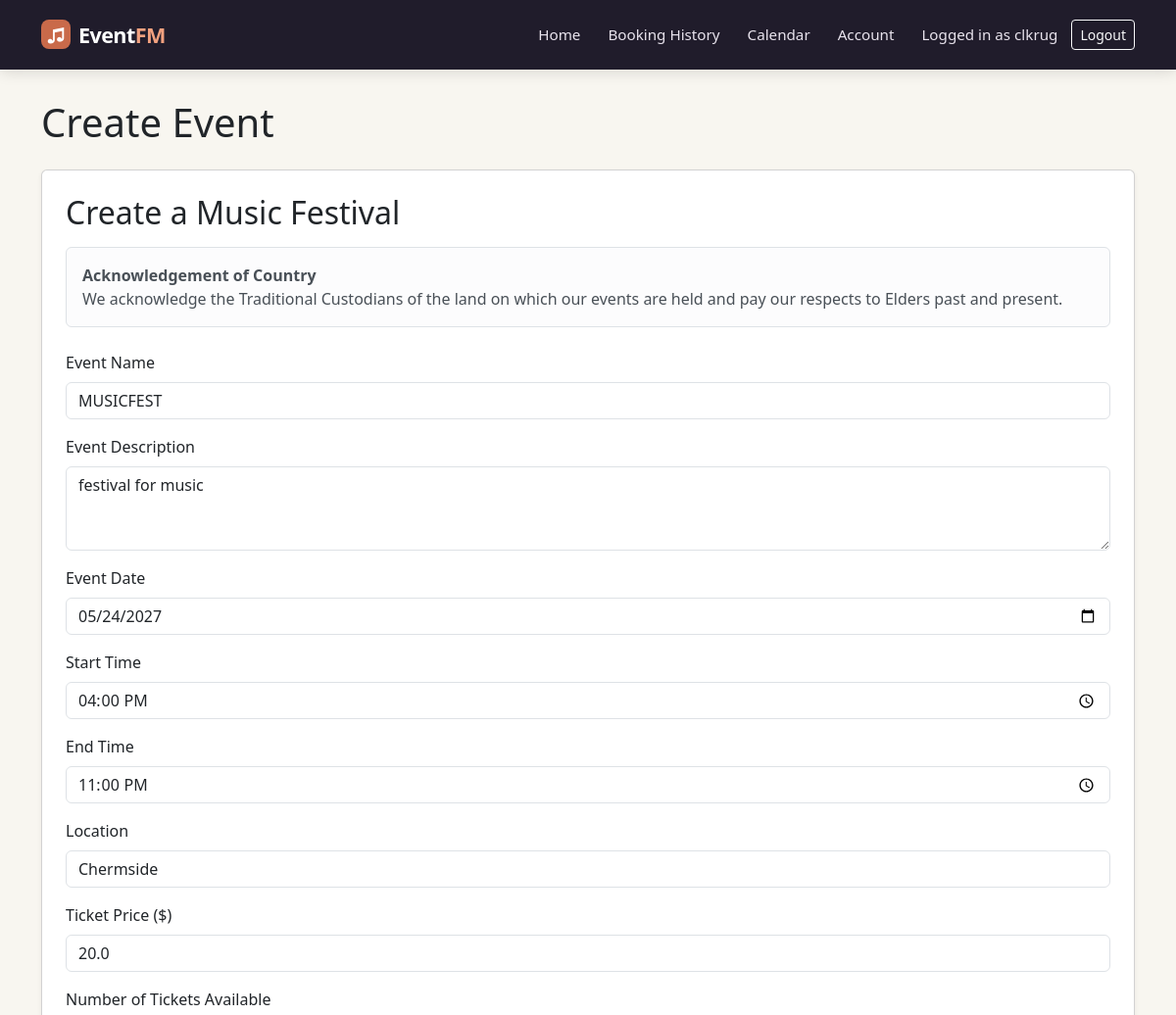
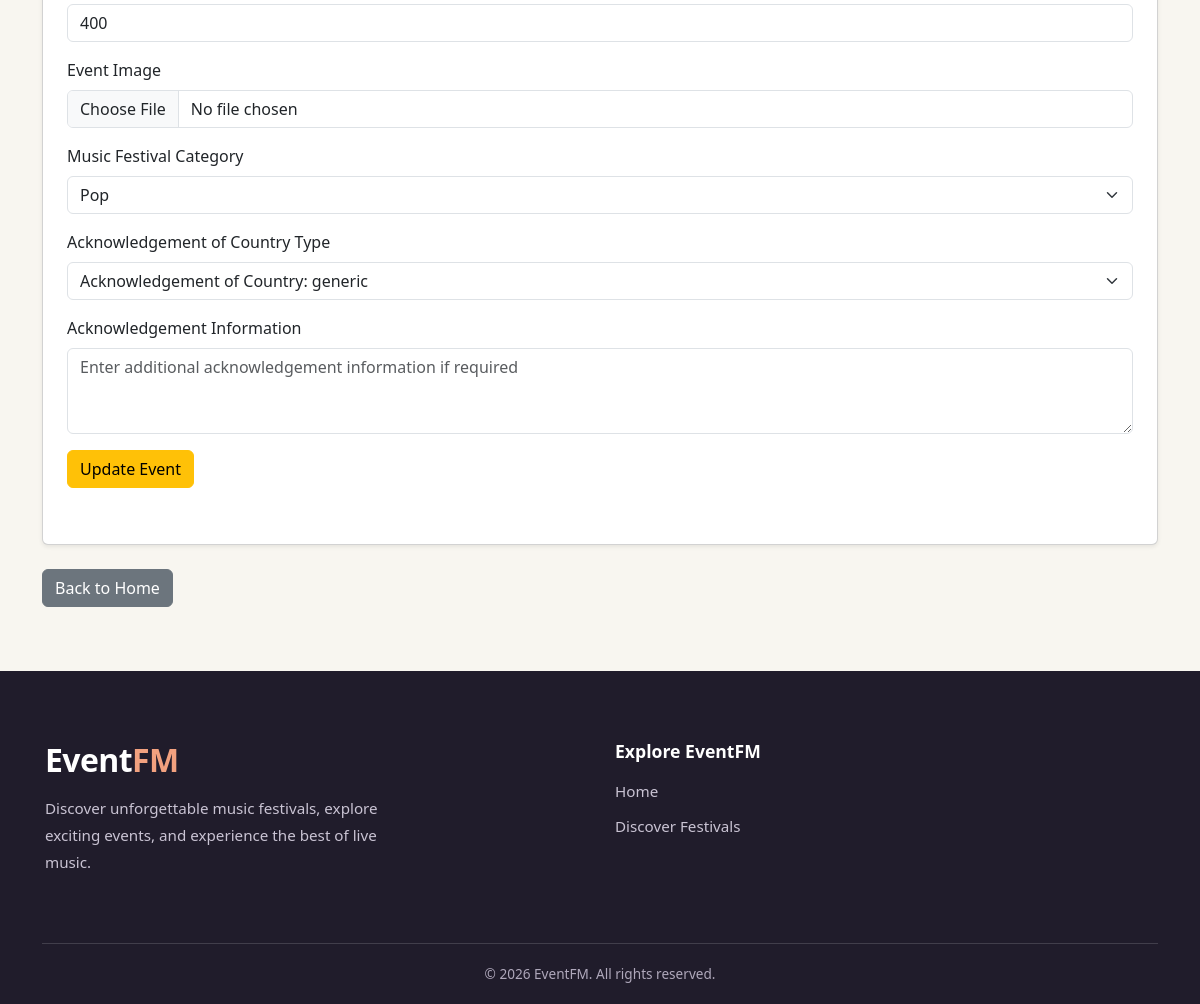
Page /event/1/edit (signed in) on the committed database (2 pictures, top to bottom).
### website/models.py (models this page shows, shortened)
class User(db.Model, UserMixin):
    __tablename__ = 'users'
    id = db.Column(db.Integer, primary_key=True)
    name = db.Column(db.String(100), unique=True, nullable=False)
    first_name = db.Column(db.String(100), nullable=False)
    surname = db.Column(db.String(100), nullable=False)
    emailid = db.Column(db.String(100), unique=True, nullable=False)
    password_hash = db.Column(db.String(200), nullable=False)
    contact_number = db.Column(db.String(20), nullable=False)
    street_address = db.Column(db.String(200), nullable=False)
    user_type = db.Column(db.String(50), nullable=False)
    events = db.relationship('Event', backref='owner', lazy=True)
    comments = db.relationship('Comment', backref='author', lazy=True)
    orders = db.relationship('Order', backref='user', lazy=True)

class Event(db.Model):
    __tablename__ = 'events'
    id = db.Column(db.Integer, primary_key=True)
    title = db.Column(db.String(200), nullable=False)
    description = db.Column(db.Text, nullable=False)
    date = db.Column(db.Date, nullable=False)
    start_time = db.Column(db.Time, nullable=False)
    end_time = db.Column(db.Time, nullable=False)
    location = db.Column(db.String(200), nullable=False)
    genre = db.Column(db.String(30), nullable=False)
    price = db.Column(db.Float, nullable=False)
    capacity = db.Column(db.Integer, nullable=False)
    image_filename = db.Column(db.String(200))
    status = db.Column(db.String(20), nullable=False, default='Open')
    acknowledgement_type = db.Column(db.String(20), nullable=False, default='none')
    acknowledgement_text = db.Column(db.Text)
    user_id = db.Column(db.Integer, db.ForeignKey('users.id'), nullable=False) #Links to user who created it (User.ID = Foreign Key)
    comments = db.relationship('Comment', backref='event', lazy=True)
    orders = db.relationship('Order', backref='event', lazy=True)
    chunks = db.relationship('EventChunk', backref='event', lazy=True, cascade='all, delete-orphan')

### website/views.py (the view, shortened to what this page needs)
@main_bp.route('/event/<int:event_id>/edit', methods=['GET', 'POST'])
@login_required
def edit_event(event_id):
    event = Event.query.get_or_404(event_id)
    if event.user_id != current_user.id:
        return redirect(url_for('main.event_details', event_id=event.id))
    form = EventForm(obj=event)
    return render_template('create-event.html', form=form, editing=True)

### website/forms.py
class EventForm(FlaskForm):
    title = StringField("Event Name", validators=[InputRequired(), Length(max=200)])
    description = TextAreaField("Event Description", validators=[InputRequired()])
    date = DateField("Event Date", validators=[InputRequired()])
    start_time = TimeField("Start Time", validators=[InputRequired()])
    end_time = TimeField("End Time", validators=[InputRequired()])
    location = StringField("Location", validators=[InputRequired(), Length(max=200)])
    price = FloatField("Ticket Price ($)", validators=[InputRequired(), NumberRange(min=0)])
    capacity = IntegerField("Number of Tickets Available", validators=[InputRequired(), NumberRange(min=1)])
    image = FileField("Event Image", validators=[FileAllowed(['jpg', 'jpeg', 'png', 'webp'], 'Images only')])
    genre = SelectField("Music Genre", choices=GENRE_CHOICES, validators=[InputRequired()])
    acknowledgement_type = SelectField("Acknowledgement of Country", choices=AOC_CHOICES,
                                        default='none', validators=[InputRequired()])
    acknowledgement_text = TextAreaField("Acknowledgement Text")
    submit = SubmitField("Create Event")

### website/templates/create-event.html (shortened to what this page needs)
{% extends "base.html" %}
{% block content %}
<div class="container">
    <h1>Create Event</h1>
        <div class="card mt-4 mb-4 shadow-sm">
            <div class="card-body p-4">
                <h2 class="card-title mb-3">Create a Music Festival</h2>
            <div class="alert alert-light border mb-4">
            <strong>Acknowledgement of Country</strong>
            <p class="mb-0">
            We acknowledge the Traditional Custodians of the land on which our events are held and pay our respects to Elders past and present.
            </p>
        </div>
            <form method="POST" enctype="multipart/form-data" class="mb-3">
                <div class="mb-3">
                    <label for="eventName" class="form-label">Event Name</label>
                    {{ form.title(class="form-control", id="eventName", placeholder="Enter music festival name") }}
                </div>
                <div class="mb-3">
                    <label for="eventDescription" class="form-label">Event Description</label>
                    {{ form.description(class="form-control", id="eventDescription", rows="3", placeholder="Describe the music festival, artists, and event details") }}
                </div>
                <div class="mb-3">
                    <label for="eventDate" class="form-label">Event Date</label>
                    {{ form.date(class="form-control", id="eventDate") }}
                </div>
                <div class="mb-3">
                    <label for="startTime" class="form-label">Start Time</label>
                    {{ form.start_time(class="form-control", id="startTime") }}
                </div>
                <div class="mb-3">
                    <label for="endTime" class="form-label">End Time</label>
                    {{ form.end_time(class="form-control", id="endTime") }}
                </div>
                <div class="mb-3">
                    <label for="eventLocation" class="form-label">Location</label>
                    {{ form.location(class="form-control", id="eventLocation", placeholder="Enter event location") }}
                </div>
                <div class="mb-3">
                    <label for="ticketPrice" class="form-label">Ticket Price ($)</label>
                    {{ form.price(class="form-control", id="ticketPrice", min="0", step="0.01", placeholder="Enter ticket price") }}
                </div>
                <div class="mb-3">
                    <label for="ticketCapacity" class="form-label">Number of Tickets Available</label>
                    {{ form.capacity(class="form-control", id="ticketCapacity", min="1", placeholder="Enter number of tickets available") }}
                </div>
                <div class="mb-3">
                    <label for="eventImage" class="form-label">Event Image</label>
                    {{ form.image(class="form-control", id="eventImage", accept="image/*") }}
                </div>
                <div class="mb-3">
                    <label for="eventCategory" class="form-label">Music Festival Category</label>
                    {{ form.genre(class="form-select", id="eventCategory") }}
                </div>
                <div class="mb-3">
                    <label for="acknowledgementType" class="form-label">Acknowledgement of Country Type</label>
                    {{ form.acknowledgement_type(class="form-select", id="acknowledgementType") }}
                </div>
                <div class="mb-3">
                    <label for="acknowledgementText" class="form-label">Acknowledgement Information</label>
                    {{ form.acknowledgement_text(class="form-control", id="acknowledgementText", rows="3", placeholder="Enter additional acknowledgement information if required") }}
                </div>
                {% if editing %}
                    {{ form.submit(class="btn btn-warning mb-3", value="Update Event") }}
                {% else %}
                    {{ form.submit(class="btn btn-success mb-3") }}
                {% endif %}
            </form>
    </div>
</div>
    <a href="{{ url_for('main.index') }}" class="btn btn-secondary mb-3">Back to Home</a>
</div>
{% endblock %}

### website/templates/base.html (shortened to what this page needs)
<html>
<head>
    <link href="https://cdn.jsdelivr.net/npm/bootstrap@5.3.2/dist/css/bootstrap.min.css" rel="stylesheet">
    <link href="https://cdn.jsdelivr.net/npm/bootstrap-icons@1.11.3/font/bootstrap-icons.min.css" rel="stylesheet">
    <link href="{{ url_for('static', filename='styles/style.css') }}" rel="stylesheet">
</head>
<body>
    <header>
        <nav class="navbar navbar-expand-md festival-navbar navbar-dark">
            <div class="container">
                <a class="navbar-brand eventfm-brand" href="{{ url_for('main.index') }}">
                    <span class="eventfm-logo-icon">♫</span>
                    <span>Event<span class="eventfm-brand-accent">FM</span></span>
                </a>
                <div class="collapse navbar-collapse" id="mainNavbar">
                    <div class="navbar-nav ms-auto align-items-md-center">
                        <a class="nav-link" href="{{ url_for('main.index') }}">Home</a>
                        <a class="nav-link" href="{{ url_for('main.booking_history') }}">Booking History</a>
                        <a class="nav-link" href="{{ url_for('main.festival_calendar') }}">Calendar</a>
                        {% if current_user.is_authenticated %}
                            <a class="nav-link" href="{{ url_for('main.profile') }}">Account</a>
                        {% endif %}
                        {% if current_user.is_authenticated %}
                            <span class="nav-link nav-user-name">Logged in as {{ current_user.name }}</span>
                            <a class="btn btn-outline-light btn-sm" href="{{ url_for('auth.logout') }}">Logout</a>
                        {% else %}
                            <a class="btn btn-light btn-sm ms-md-3 me-md-2" href="{{ url_for('auth.register') }}">Sign Up</a>
                            <a class="btn btn-outline-light btn-sm" href="{{ url_for('auth.login') }}">Log In</a>
                        {% endif %}
                    </div>
                </div>
            </div>
        </nav>
    </header>
    <main class="site-main">
    {% block content %}
    {% endblock %}
    </main>
    <footer class="site-footer eventfm-footer">
    <div class="container">
        <div class="row gy-4 align-items-start">
            <div class="col-md-6">
                <h3 class="eventfm-footer-brand">
                    Event<span>FM</span>
                </h3>
                <p class="eventfm-footer-description">
                    Discover unforgettable music festivals,
                    explore exciting events, and experience
                    the best of live music.
                </p>
            </div>
            <div class="col-md-6">
                <h5 class="eventfm-footer-heading">Explore EventFM</h5>
                <div class="eventfm-footer-links">
                    <a href="{{ url_for('main.index') }}">Home</a>
                    <a href="{{ url_for('main.index') }}">Discover Festivals</a>
                </div>
            </div>
        </div>
        <div class="eventfm-footer-bottom">
            <p>&copy; 2026 EventFM. All rights reserved.</p>
        </div>
    </div>
    </footer>
</body>
</html>

### website/static/styles/style.css (style rules this page uses)
body { background-color: #F8F6F0; min-height: 100vh; display: flex; flex-direction: column; }
.site-main { flex: 1 0 auto; padding-bottom: 3rem; }
.container { padding-top: 30px; }
.col-md-6 { padding: 20px; border: 1px solid #cccccc; }
.site-footer { width: 100vw; position: relative; left: 50%; margin-left: -50vw; }
.festival-navbar { background-color: #C96A4A; }
header { position: sticky; top: 0; z-index: 1030; }
.festival-navbar { background-color: #201C2B; padding: 18px 0; box-shadow: 0 3px 14px rgba(0, 0, 0, 0.12); }
.festival-navbar .container { align-items: center; padding-top: 0; padding-bottom: 0; }
.festival-navbar .navbar-nav { align-items: center; }
.festival-navbar .eventfm-brand { display: inline-flex; align-items: center; gap: 8px; padding: 0; font-size: 1.35rem; font-weight: 600; line-height: 1; letter-spacing: -0.6px; color: #ffffff; text-decoration: none; }
.eventfm-logo-icon { display: inline-flex; align-items: center; justify-content: center; width: 30px; height: 30px; border-radius: 8px; background-color: #C96A4A; color: #ffffff; font-size: 1.2rem; line-height: 1; }
.eventfm-brand-accent { color: #F2A17F; }
.festival-navbar .nav-link { color: #E8E3ED; font-weight: 500; font-size: 0.95rem; padding: 6px 14px !important; border-radius: 8px; transition: background-color 0.2s ease, color 0.2s ease; }
.eventfm-footer { background-color: #201C2B; color: #ffffff; padding: 55px 0 20px; }
.eventfm-footer .container { padding-top: 0; }
.eventfm-footer .col-md-6 { border: none; padding: 15px; }
.eventfm-footer-brand { font-size: 2rem; font-weight: 600; letter-spacing: -0.6px; margin-bottom: 15px; }
.eventfm-footer-brand span { color: #F2A17F; }
.eventfm-footer-description { color: #C9C3D3; font-size: 0.95rem; font-weight: 500; line-height: 1.8; max-width: 380px; }
.eventfm-footer-heading { font-size: 1.1rem; font-weight: 600; margin-bottom: 18px; }
.eventfm-footer-links { display: flex; flex-direction: column; gap: 12px; }
.eventfm-footer-links a { color: #C9C3D3; text-decoration: none; font-size: 0.95rem; font-weight: 500; }
.eventfm-footer-bottom { border-top: 1px solid rgba(255, 255, 255, 0.15); margin-top: 35px; padding-top: 20px; text-align: center; }
.eventfm-footer-bottom p { color: #AFA8BB; font-size: 0.85rem; font-weight: 500; margin-bottom: 0; }

### rows in the picture
User: name "clkrug"
Event: title "MUSICFEST", description "festival for music", date "05/24/2027", start_time "16:00", end_time "23:00", location "Chermside", price "20.0", capacity "400", genre "Pop", acknowledgement_type "Acknowledgement of Country: generic"
